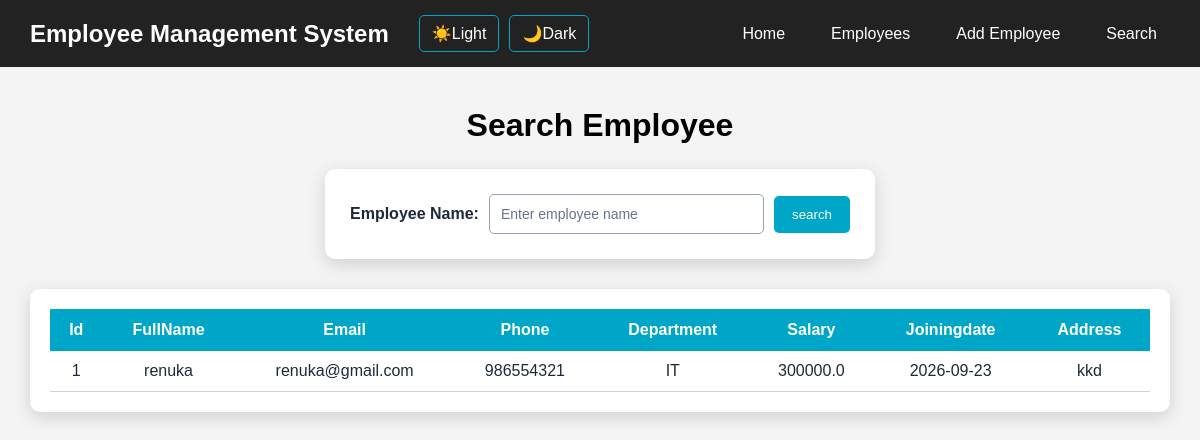
The page /search (signed in) on the database its author committed.
### tables this page shows
CREATE TABLE employee (id INTEGER PRIMARY KEY AUTOINCREMENT,user_id INTEGER NOT NULL,name TEXT NOT NULL,
    email TEXT NOT NULL,phone TEXT NOT NULL,department TEXT NOT NULL,salary REAL NOT NULL,joiningdate TEXT NOT NULL,
    address TEXT NOT NULL);

### server.py (the view)
@app.route("/search", methods=["GET", "POST"])
def search_employee():
    if not login_required():
        return redirect("/login")
    search_name = ""
    if request.method == "POST":
        search_name = request.form.get("search_name", "").strip()
    connection = get_database_connection()
    cursor = connection.cursor()
    cursor.execute(
        """SELECT * FROM employee
           WHERE user_id = ? AND name LIKE ?
           ORDER BY id ASC""",
        (session["user_id"], "%" + search_name + "%")
    )
    employees = cursor.fetchall()
    connection.close()
    theme = request.cookies.get("theme", "light")
    return render_template(
        "search.html",
        employees=employees,
        search_name=search_name,
        theme=theme
    )

### server.py (called while the page is built)
def get_database_connection():
   connection=sqlite3.connect("users.db")
   connection.row_factory=sqlite3.Row
   return connection

def login_required():
    return "user_id" in session

### Templates/search.html (shortened to what this page needs)
<!DOCTYPE html>
<html lang="en">
<head>
</head>
<body class="{{theme}}">
    <nav class="navbar">
       <div class="logo">
            Employee Management System
       </div>
       <div class="theme-buttons">
                <a href="/set-theme/light">☀️Light</a>
                <a href="/set-theme/dark">🌙Dark</a>
        </div>
        <ul class="nav-links">
            <li>
                <a href="/">Home</a>
            </li>
            <li>
                <a href="/employees">Employees</a>
            </li>
            <li>
                <a href="/add-employee">Add Employee</a>
            </li>
            <li>
                <a href="/search">Search</a>
            </li>
        </ul>
    </nav>
    <h1>Search Employee</h1>
    <div class="search-box">
       <form action="/search" method="post" >
        <label>Employee Name:</label>
        <input type="text" name="search_name" placeholder="Enter employee name"
           value="{{search_name}}" required>
           <button type="submit">search</button>
       </form>
    </div>
    {% if employees %}
    <div class="result">
        <table>
            <tr>
                <th>Id</th>
                <th>FullName</th>
                <th>Email</th>
                <th>Phone</th>
                <th>Department</th>
                <th>Salary</th>
                <th>Joiningdate</th>
                <th>Address</th>
            </tr>
            {% for employee in employees %}
            <tr>
                <td>{{employee[0]}}</td>
                <td>{{employee[2]}}</td>
                <td>{{employee[3]}}</td>
                <td>{{employee[4]}}</td>
                <td>{{employee[5]}}</td>
                <td>{{employee[6]}}</td>
                <td>{{employee[7]}}</td>
                 <td>{{employee[8]}}</td>
            </tr>
            {% endfor %}
        </table>
    </div>
    {% elif search_name %}
    <p class="no-result">
        No employee found with the name "{{search_name}}"
    </p>
    {% endif %}
</body>
</html>

### Templates/search.html (style rules this page uses)
* { margin: 0; padding: 0; box-sizing: border-box; }
body { font-family: Arial, sans-serif; }
body.light { background-color: #f4f4f4; color: black; }
body.light .search-box { background-color: #ffffff; color: #1e293b; }
body.light .result { background-color: #ffffff; color: #1e293b; }
body.light input { background-color: #ffffff; color: #1e293b; border: 1px solid #94a3b8; }
body.light input::placeholder { color: #64748b; }
body.light td { border-bottom: 1px solid #cbd5e1; }
.navbar { background-color: #222; padding: 15px 30px; display: flex; align-items: center; justify-content: space-between; }
.logo { color: white; font-size: 24px; font-weight: bold; }
.nav-links { display: flex; list-style: none; gap: 20px; margin-left: auto; }
.nav-links li a { color: white; text-decoration: none; padding: 9px 13px; border-radius: 5px; font-size: 16px; transition: 0.3s; }
.theme-buttons { display: flex; gap: 10px; margin-left: 30px; }
.theme-buttons a { color: white; text-decoration: none; padding: 8px 12px; border-radius: 5px; border: 1px solid #00a6c7; font-size: 16px; }
h1 { text-align: center; margin-top: 40px; margin-bottom: 25px; }
.search-box { width: 550px; max-width: 90%; margin: 0 auto; padding: 25px; border-radius: 10px; box-shadow: 0 5px 18px rgba(0, 0, 0, 0.15); }
.search-box form { display: flex; align-items: center; gap: 10px; }
.search-box label { font-weight: bold; white-space: nowrap; }
.search-box input { flex: 1; padding: 11px; border-radius: 5px; outline: none; font-size: 14px; }
.search-box button { background-color: #00a6c7; color: white; border: none; padding: 11px 18px; border-radius: 5px; cursor: pointer; }
.result { width: 95%; margin: 30px auto; padding: 20px; border-radius: 10px; overflow-x: auto; box-shadow: 0 5px 18px rgba(0, 0, 0, 0.15); }
table { width: 100%; border-collapse: collapse; text-align: center; }
th { background-color: #00a6c7; color: white; padding: 12px; }
td { padding: 11px; }

### rows shown on the page
employee: id "1", name "renuka", email "renuka@gmail.com", phone "986554321", department "IT", salary "300000.0", joiningdate "2026-09-23", address "kkd"
